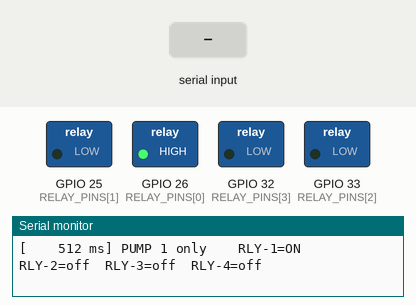
This sketch was run on a simulated ESP32. Parts: switched loads named in the sketch (green lamp = pin HIGH), the last lines printed to the serial monitor. The inputs (shaded band) are chosen by the test bench.

Above: at 1.7 s.
1.8 s: "2" received over Serial
At 2.6 s:
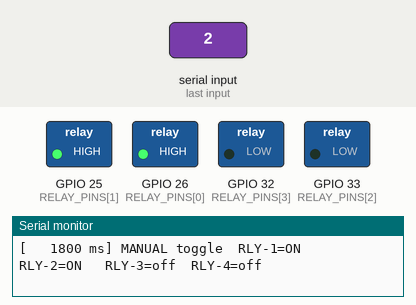
3.3 s: "1" received over Serial
At 3.7 s:
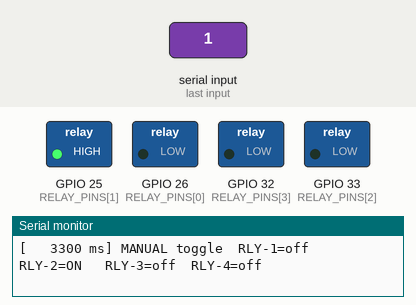
4.8 s: "3" received over Serial
At 6.0 s:
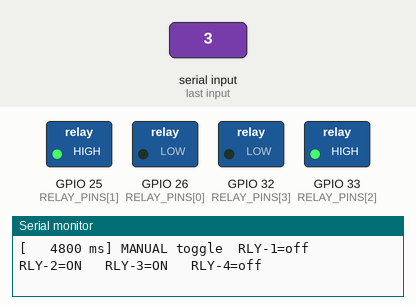
6.3 s: "4" received over Serial
At 7.2 s:
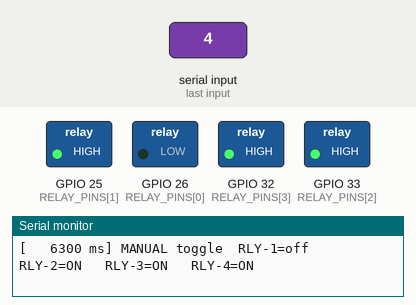
7.8 s: "1" received over Serial
At 8.3 s:
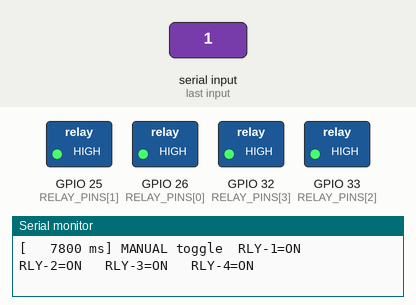
9.3 s: "2" received over Serial
At 10.7 s:
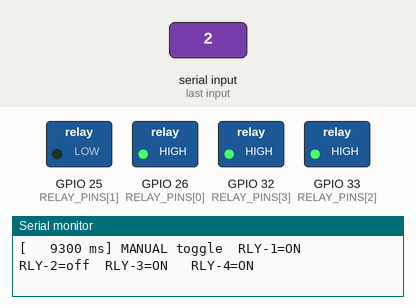
Timing chart, 0 to 11.8 s (numbered marks = the images above; inputs shaded):
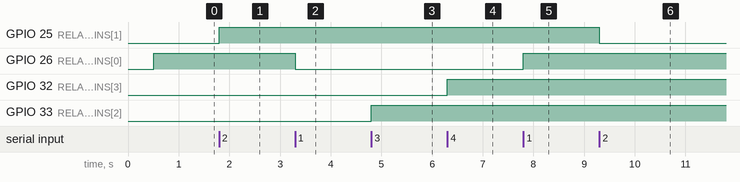

The sketch:

relay_motor_test.ino
```cpp
/*
 * Relay + motor bench test — no WiFi, no Blynk.
 *
 * For the 4-relay ESP32-WROOM-32E board (RLY-1 IO26, RLY-2 IO25,
 * RLY-3 IO33, RLY-4 IO32; relays energise on HIGH).
 *
 * AUTO mode (default) repeats:
 *   RLY-1 on 3 s -> off 2 s -> RLY-2 on 3 s -> off 2 s -> both on 3 s -> off 3 s
 *
 * Serial Monitor (115200 baud) commands:
 *   1  toggle RLY-1 (pump 1)       2  toggle RLY-2 (pump 2)
 *   3  toggle RLY-3                4  toggle RLY-4
 *   b  both pumps on               0  everything off
 *   a  back to AUTO mode           any command above switches to MANUAL
 */

#define RELAY_ACTIVE_HIGH 1

#if RELAY_ACTIVE_HIGH
#define RELAY_ON  HIGH
#define RELAY_OFF LOW
#else
#define RELAY_ON  LOW
#define RELAY_OFF HIGH
#endif

#if CONFIG_IDF_TARGET_ESP32S3
// ESP32-S3: GPIO26–37 are wired to flash/PSRAM. Pumps match ai_nozzle_pumps.
const int RELAY_PINS[] = {15, 16, 17, 18};   // RLY-1 .. RLY-4
#else
const int RELAY_PINS[] = {26, 25, 33, 32};   // RLY-1 .. RLY-4
#endif
const int RELAY_COUNT = 4;

bool relayOn[RELAY_COUNT] = {false, false, false, false};
bool autoMode = true;
int step = 0;
unsigned long stepStart = 0;

void setRelay(int i, bool on) {
  relayOn[i] = on;
  digitalWrite(RELAY_PINS[i], on ? RELAY_ON : RELAY_OFF);
}

void printState(const char *why) {
  Serial.printf("[%7lu ms] %-14s RLY-1=%s  RLY-2=%s  RLY-3=%s  RLY-4=%s\n",
                millis(), why,
                relayOn[0] ? "ON " : "off", relayOn[1] ? "ON " : "off",
                relayOn[2] ? "ON " : "off", relayOn[3] ? "ON " : "off");
}

void allOff() {
  for (int i = 0; i < RELAY_COUNT; i++) setRelay(i, false);
}

// AUTO sequence: {pump1, pump2, duration ms, label}
struct Step { bool p1, p2; unsigned long ms; const char *label; };
const Step SEQUENCE[] = {
  {true,  false, 3000, "PUMP 1 only"},
  {false, false, 2000, "off"},
  {false, true,  3000, "PUMP 2 only"},
  {false, false, 2000, "off"},
  {true,  true,  3000, "BOTH pumps"},
  {false, false, 3000, "off"},
};
const int STEP_COUNT = sizeof(SEQUENCE) / sizeof(SEQUENCE[0]);

void startStep(int s) {
  step = s;
  stepStart = millis();
  setRelay(0, SEQUENCE[s].p1);
  setRelay(1, SEQUENCE[s].p2);
  printState(SEQUENCE[s].label);
}

void setup() {
  // Set the OFF level before enabling outputs so nothing clicks on at boot.
  for (int i = 0; i < RELAY_COUNT; i++) {
    digitalWrite(RELAY_PINS[i], RELAY_OFF);
    pinMode(RELAY_PINS[i], OUTPUT);
  }

  Serial.begin(115200);
  delay(500);
  Serial.println("\n===== RELAY / MOTOR TEST (no WiFi) =====");
  Serial.printf("Relay pins: RLY-1=GPIO%d RLY-2=GPIO%d RLY-3=GPIO%d RLY-4=GPIO%d\n",
                RELAY_PINS[0], RELAY_PINS[1], RELAY_PINS[2], RELAY_PINS[3]);
  Serial.println("AUTO: pump1 3s, pump2 3s, both 3s, repeat");
  Serial.println("Keys: 1/2/3/4 toggle relay, b both pumps, 0 all off, a auto");
  startStep(0);
}

void handleCommand(char c) {
  switch (c) {
    case '1': case '2': case '3': case '4': {
      int i = c - '1';
      autoMode = false;
      setRelay(i, !relayOn[i]);
      printState("MANUAL toggle");
      break;
    }
    case 'b': case 'B':
      autoMode = false;
      allOff();
      setRelay(0, true);
      setRelay(1, true);
      printState("MANUAL both");
      break;
    case '0':
      autoMode = false;
      allOff();
      printState("MANUAL all off");
      break;
    case 'a': case 'A':
      autoMode = true;
      allOff();
      Serial.println("Back to AUTO");
      startStep(0);
      break;
    default:
      break;   // ignore newlines etc.
  }
}

void loop() {
  while (Serial.available()) handleCommand(Serial.read());

  if (autoMode && millis() - stepStart >= SEQUENCE[step].ms) {
    startStep((step + 1) % STEP_COUNT);
  }
}
```

Measured:
- after the input at 1.8 s, GPIO 25 (RELAY_PINS[1]): LOW → HIGH at once
- after the input at 3.3 s, GPIO 26 (RELAY_PINS[0]): HIGH → LOW at once
- after the input at 4.8 s, GPIO 33 (RELAY_PINS[2]): LOW → HIGH at once
- after the input at 6.3 s, GPIO 32 (RELAY_PINS[3]): LOW → HIGH at once
- after the input at 7.8 s, GPIO 26 (RELAY_PINS[0]): LOW → HIGH at once
- after the input at 9.3 s, GPIO 25 (RELAY_PINS[1]): HIGH → LOW at once
